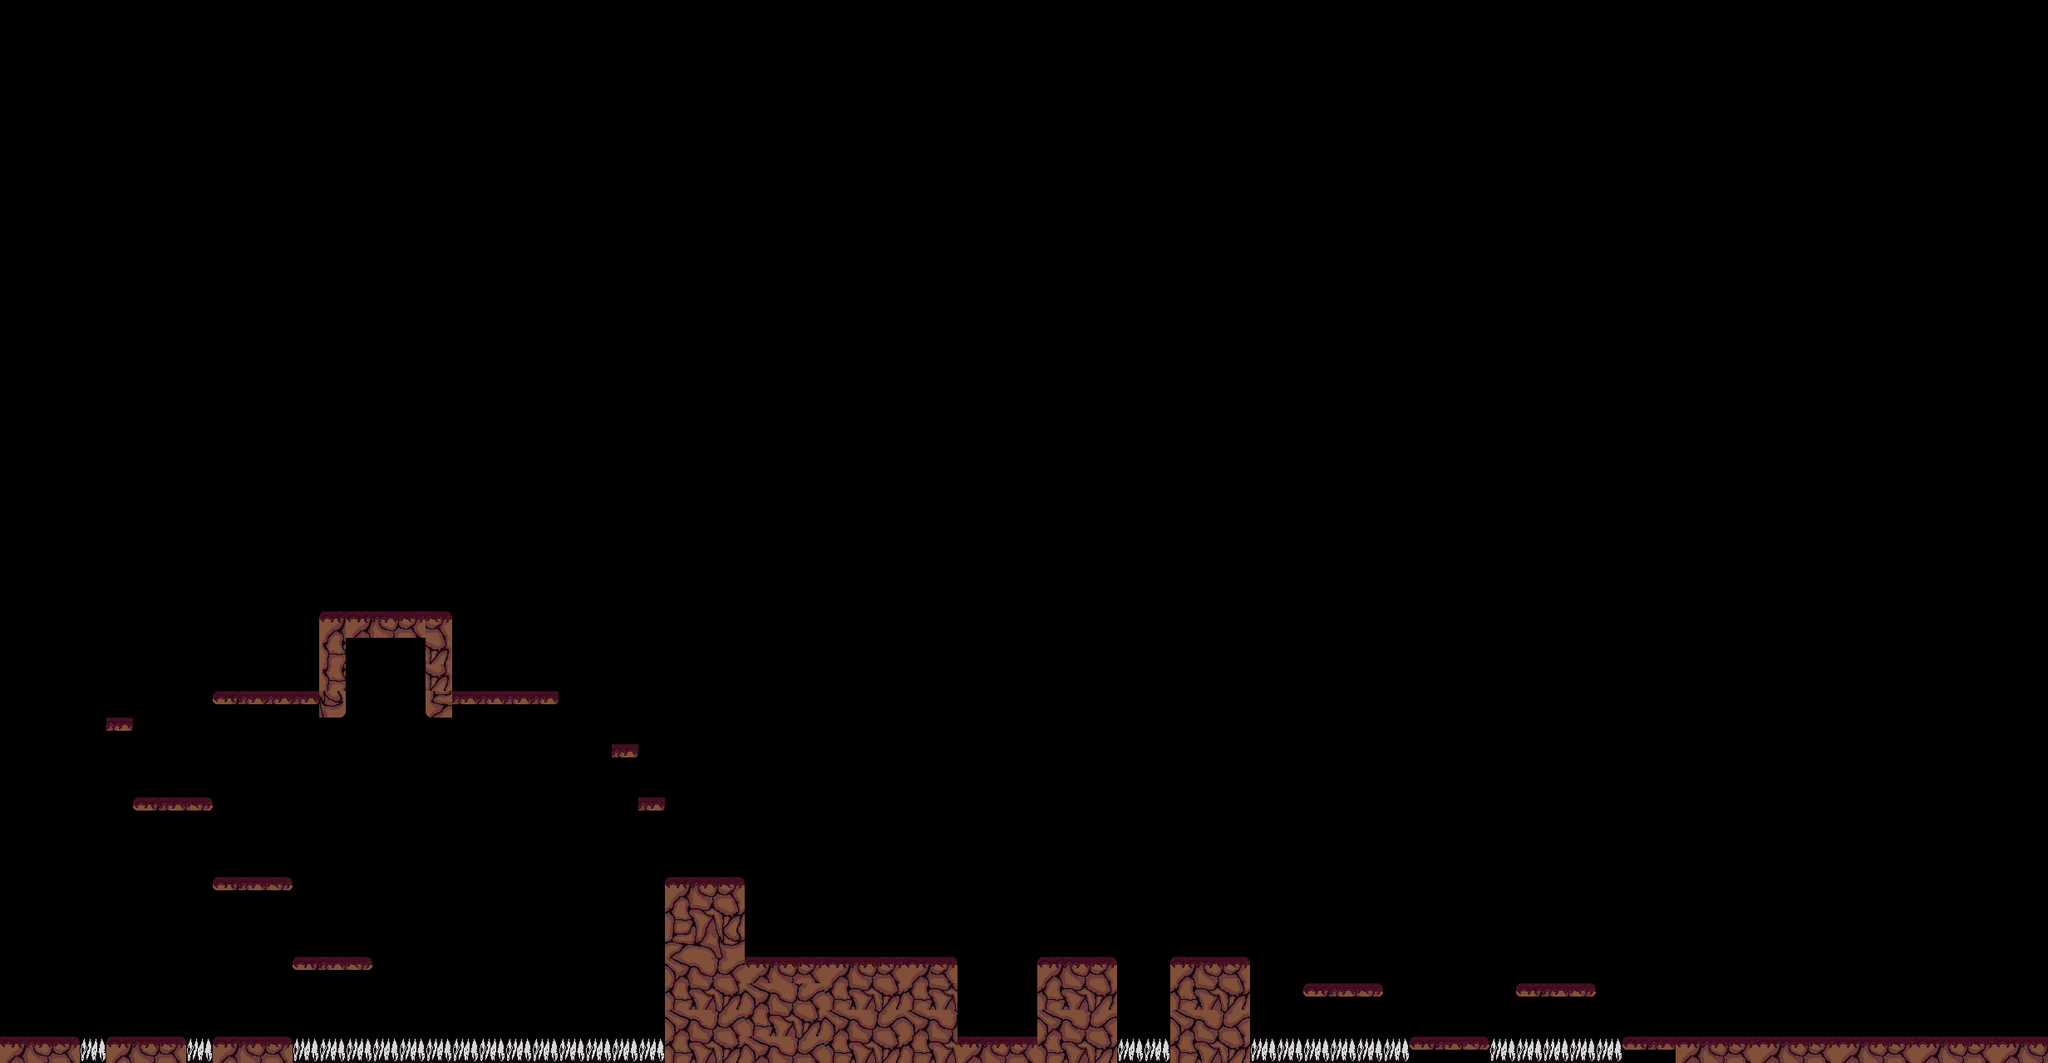

Tiled map render using the project's own tile images. Description and the map definition, with tile-layer contents summarised, below:
An orthogonal 77x40 tile map with 32x32 px tiles, 3 tile layers (things, spikes, ground), 3 tilesets and 27 objects (5x sword, 2x axe, Player, Player_back, spear, ...).

<map version="1.10" tiledversion="1.11.2" orientation="orthogonal" renderorder="right-down" width="77" height="40" tilewidth="32" tileheight="32" infinite="0" nextlayerid="10" nextobjectid="116">
 <tileset firstgid="1" source="../tilesets/timeweavertileset.tsx" />
 <tileset firstgid="10" source="../tilesets/outdoor.tsx" />
 <tileset firstgid="74" source="../tilesets/spike.tsx" />
 <layer id="9" name="things" width="77" height="40">
  <data>[3080 cells, 0 non-empty, 0 distinct tile ids]</data>
 </layer>
 <layer id="8" name="spikes" width="77" height="40">
  <data>[3080 cells, 29 non-empty, 1 distinct tile ids]</data>
 </layer>
 <layer id="1" name="ground" width="77" height="40">
  <data>[3080 cells, 145 non-empty, 24 distinct tile ids]</data>
 </layer>
 <objectgroup id="3" name="entities">
  <object id="21" name="Player" x="64" y="1184">
   <point />
  </object>
  <object id="82" name="Player_back" x="2400" y="1184">
   <point />
  </object>
  <object id="88" name="spear" x="2144" y="1216">
   <point />
  </object>
  <object id="89" name="sword" x="1760" y="1216">
   <point />
  </object>
  <object id="90" name="bookie" x="1088" y="1088">
   <point />
  </object>
  <object id="93" name="axe" x="608" y="800">
   <point />
  </object>
  <object id="94" name="axe" x="320" y="800">
   <point />
  </object>
  <object id="95" name="sword" x="192" y="1216">
   <point />
  </object>
  <object id="96" name="sword" x="320" y="1216">
   <point />
  </object>
  <object id="97" name="sword" x="1472" y="1120">
   <point />
  </object>
  <object id="98" name="sword" x="1312" y="1120">
   <point />
  </object>
 </objectgroup>
 <objectgroup id="4" name="pits">
  <object id="109" x="95.75" y="1258.5" width="33" height="21.5" />
  <object id="110" x="223.5" y="1258.75" width="33.25" height="22" />
  <object id="111" x="350.667" y="1258.67" width="450" height="24.6667" />
  <object id="112" x="1343.33" y="1258.67" width="65.3333" height="22.6667" />
  <object id="113" x="1503.33" y="1258.33" width="193" height="23" />
  <object id="115" x="1791" y="1258.33" width="161.667" height="27.6667" />
 </objectgroup>
 <objectgroup id="6" name="zones">
  <object id="81" name="forward" x="2459" y="1199.25" width="17.6667" height="49" />
  <object id="87" name="back" x="-6" y="1196.83" width="13" height="52.3333" />
  <object id="100" x="144.667" y="1215.67" width="56.3333" height="37.6667" />
  <object id="101" x="273" y="1214.33" width="59.3333" height="38" />
  <object id="102" x="275" y="797.5" width="81.5" height="40.5" />
  <object id="103" x="566" y="796" width="85.5" height="40.5" />
  <object id="105" x="1258.5" y="1119" width="70" height="36.5" />
  <object id="106" x="1423.5" y="1117.5" width="58.5" height="38" />
  <object id="107" x="1715" y="1214" width="57.5" height="37" />
  <object id="108" x="2032.5" y="1212.5" width="207.5" height="43" />
 </objectgroup>
 <objectgroup id="7" name="range" />
</map>